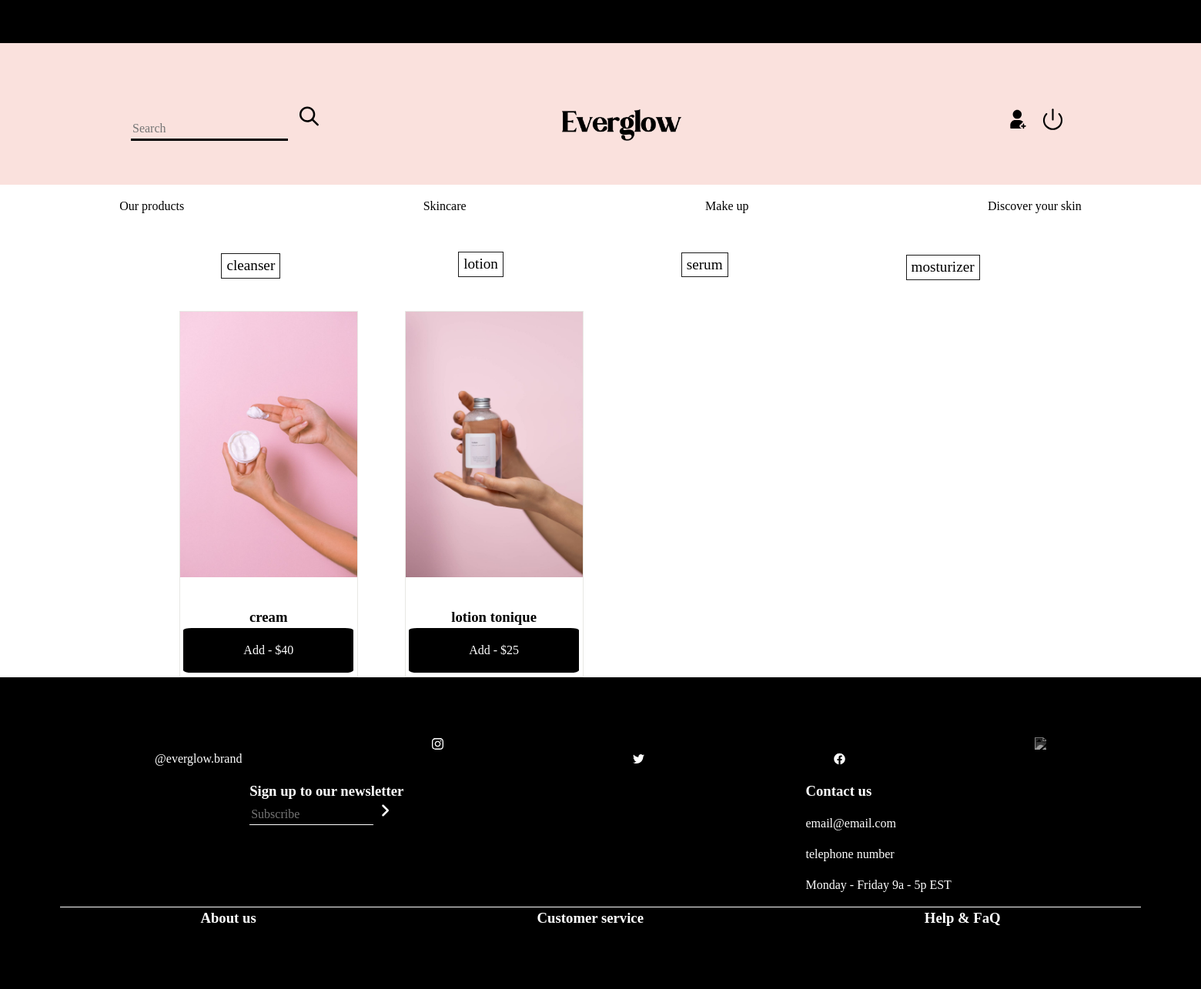
The app's page /products/skincare with its own data.
### tables this page shows
CREATE TABLE IF NOT EXISTS `sous_categories` (
  `id` int(11) NOT NULL AUTO_INCREMENT,
  `id_categorie` int(11) NOT NULL,
  `name` varchar(255) NOT NULL,
  PRIMARY KEY (`id`),
  KEY `relation_sous_cat` (`id_categorie`)
);

CREATE TABLE IF NOT EXISTS `products` (
  `id` int(11) NOT NULL AUTO_INCREMENT,
  `name` varchar(255) NOT NULL,
  `description` varchar(1000) NOT NULL,
  `price` float NOT NULL,
  `id_categorie` int(11) NOT NULL,
  `id_sous_categorie` int(11) NOT NULL,
  `tags` varchar(1000) DEFAULT NULL,
  PRIMARY KEY (`id`),
  KEY `relation_product_cat` (`id_categorie`),
  KEY `relation_product_sous_cat` (`id_sous_categorie`)
);

### libraries/Renderer.php (called while the page is built, shortened)
<?php
class Renderer {
    public static function render(string $fichier, array $donnees = [], string $template = 'layout')
    {
        extract($donnees);
        require_once 'views/'.$fichier.'.html.php';
    }
}

### index.php (called while the page is built, shortened)
<?php
Router::process();
?>

### models/CategoriesModel.php (called while the page is built, shortened)
<?php
class CategoriesModel extends Model
{
    public function __construct()
    {
        $this->table = "categories";
    }
}

### libraries/Database.php (called while the page is built)
<?php
class Database
{
    protected static $instance = null;
    public static function getPdo()
    {
        if(self::$instance == null){
        try {
        self::$instance = new PDO('mysql:host=localhost;dbname=boutique;charset=utf8', 'root', '', [
            PDO::ATTR_ERRMODE => PDO::ERRMODE_EXCEPTION,
            PDO::ATTR_DEFAULT_FETCH_MODE => PDO::FETCH_ASSOC
        ]);
        } catch (PDOException $e) {
            die('Erreur : ' .$e->getMessage());
        }
        }
        return self::$instance;
    }
}

### models/Model.php (called while the page is built, shortened)
<?php
class Model extends Database
{
    protected $table;
    public function requete($sql, ?array $attributs = null){
        $this->database = DataBase::getPdo();
        if ($attributs !== null){
            $query = $this->database->prepare($sql);
            $query->execute($attributs);
            return $query;
        } else {
            return $this->database->query($sql);
        }
    }
    public function findBy(array $criteres)
    {
        $champs = [];
        $valeurs = [];
        foreach($criteres as $champ => $valeur){
            $champs[] = "$champ = ?";
            $valeurs[] = $valeur;
        }
        $liste_champs = implode(' AND ', $champs);
        return $this->requete('SELECT * FROM '.$this->table.' WHERE '. $liste_champs, $valeurs)->fetchAll();
    }
    public function findAll()
    {
        $query = $this->requete('SELECT * FROM '. $this->table);
        $find_all = $query->fetchAll();
        return $find_all;
    }
}

### models/SousCategoriesModel.php (called while the page is built, shortened)
<?php
class SousCategoriesModel extends Model
{
    public function __construct()
    {
        $this->table = "sous_categories";
    }
}

### models/ProductsModel.php (called while the page is built, shortened)
<?php
class ProductsModel extends Model
{
    public function findByCat($id_categorie)
    {
        $this->database = DataBase::getPdo();
        $findByCat=$this->database->prepare('SELECT products.*, GROUP_CONCAT(images.url_image) as url FROM products INNER JOIN images ON products.id = images.id_product WHERE products.id_categorie=:id_categorie GROUP BY images.id_product');
        $findByCat -> execute(['id_categorie' => $id_categorie]);
        $resultProductCat = $findByCat -> fetchAll();
        return($resultProductCat);
    }
}

### views/products/allProducts.html.php (the view, shortened to what this page needs)
<?php
if (!isset($url[1]))
{
?>
<article class = "allProducts_wrapper">
<?php
    foreach($findAllProducts as $allProducts) {
        $images = explode(',', $allProducts['url']);
        ?>
        <div class='bestsellers-products'>
            <div class="bestsellers-img">
                <img src='uploads/<?= $images[0] ?>'/>
            </div>
            <div class='intern-case'>
                <h3><a href='products/<?= $allProducts['id'] ?>'><?= $allProducts['name'] ?></a></h3>
                <a href='products/<?= $allProducts['id'] ?>'><button><p id=''>Add  -  $<?= $allProducts['price'] ?></p></button></a>
            </div>
        </div>
        <?php
    }
    ?>
    </article>
    <?php
}
elseif (isset($url[1]) && !isset($url[2]))
{
    ?>
    <article class="Souscat">
        <ul class="listSousCat">
            <?php
                foreach($findSousCategories as $sousCategories)
                {
                    ?>
                    <li class="listCat">
                        <a href="products/<?= $findCat[0]['name'] ?>/<?= $sousCategories['name'] ?>"><button><?= $sousCategories['name'] ?></button></a>
                    </li>
                    <?php
                }
            ?>
        </ul>
    </article>
    <article class = "allProducts_wrapper">
    <?php
        foreach($findProductByCategorie as $allProductsCat) {
            $images = explode(',', $allProductsCat['url']);
            ?>
            <div class='bestsellers-products'>
                <div class="bestsellers-img">
                    <img src='uploads/<?= $images[0] ?>'/>
                </div>
                <div class='intern-case'>
                    <h3><a href='products/<?= $allProductsCat['id'] ?>'><?= $allProductsCat['name'] ?></a></h3>
                    <a href='products/<?= $allProductsCat['id'] ?>'><button><p id=''>Add  -  $<?= $allProductsCat['price'] ?></p></button></a>
                </div>
            </div>
            <?php
        }
        ?>
        </article>
 <?php
}
    ?>

### style.css (style rules this page uses)
:root { --clr-black: 0, 0, 0; --clr-white: 255, 255, 255; --clr-lightpink: 250, 225, 221; --clr-pink: 254, 197, 187; --clr-mint: 216, 226, 220; --clr-lightgrey: 232, 232, 228; }
*, *::before, *::after { box-sizing: border-box; }
body, h1, h2, h3, h4, figure, picture { margin: 0; padding: 0; }
html { padding: 0; margin: 0; width: 100%; }
body { line-height: 1.5; min-height: 100vh; }
img, picture { max-width: 100%; display: block; }
input, button, textarea, select { font: inherit; }
ul { list-style-type: none; }
a { text-decoration: none; }
@media (min-width: 1224px) { .bestsellers-img { width: 230px; height: 80%; } }
@media (min-width: 1224px) { .bestsellers-img img { object-fit: cover; height: 100%; width: 100%; } }
.bestsellers-products { display: flex; flex-direction: column; margin-left: 5%; margin-top: 3%; border: 1px solid rgb(var(--clr-lightgrey)); }
.intern-case { padding: 2%; }
.bestsellers-products h3 { text-align: center; margin-top: 15%; font-family: LoremIpsum; }
.bestsellers-products a { color: #000; }
.bestsellers-products button { background-color: #000; color: white; border: none; width: 100%; border-radius: 5%; font-family: LoremIpsum; cursor: pointer; }
.listCat a button { font-family: "LoremIpsumV2"; font-size: 2.4vh; }
@media (min-width: 821px) { .listCat a button { font-family: "LoremIpsumV2"; font-size: 2.4vh; } }
.allProducts_wrapper { display: flex; flex-wrap: wrap; }
.Souscat { width: 100%; height: 7vh; position: sticky; position: -webkit-sticky; top: 0; background-color: white; }
.Souscat ul { padding-left: 0; align-items: center; display: flex; flex-direction: row-reverse; justify-content: center; margin-bottom: 5vh; }
.Souscat button { margin-top: 20%; border: 1px solid rgb(27, 27, 27); background-color: white; cursor: pointer; }
@media (min-width: 821px) { .Souscat ul { justify-content: space-around; } }

### records on screen
sous_categories: name "mosturizer"
sous_categories: name "serum"
sous_categories: name "lotion"
sous_categories: name "cleanser"
products: shows a picture, name "cream", price "40"
products: shows a picture, name "lotion tonique", price "25"
